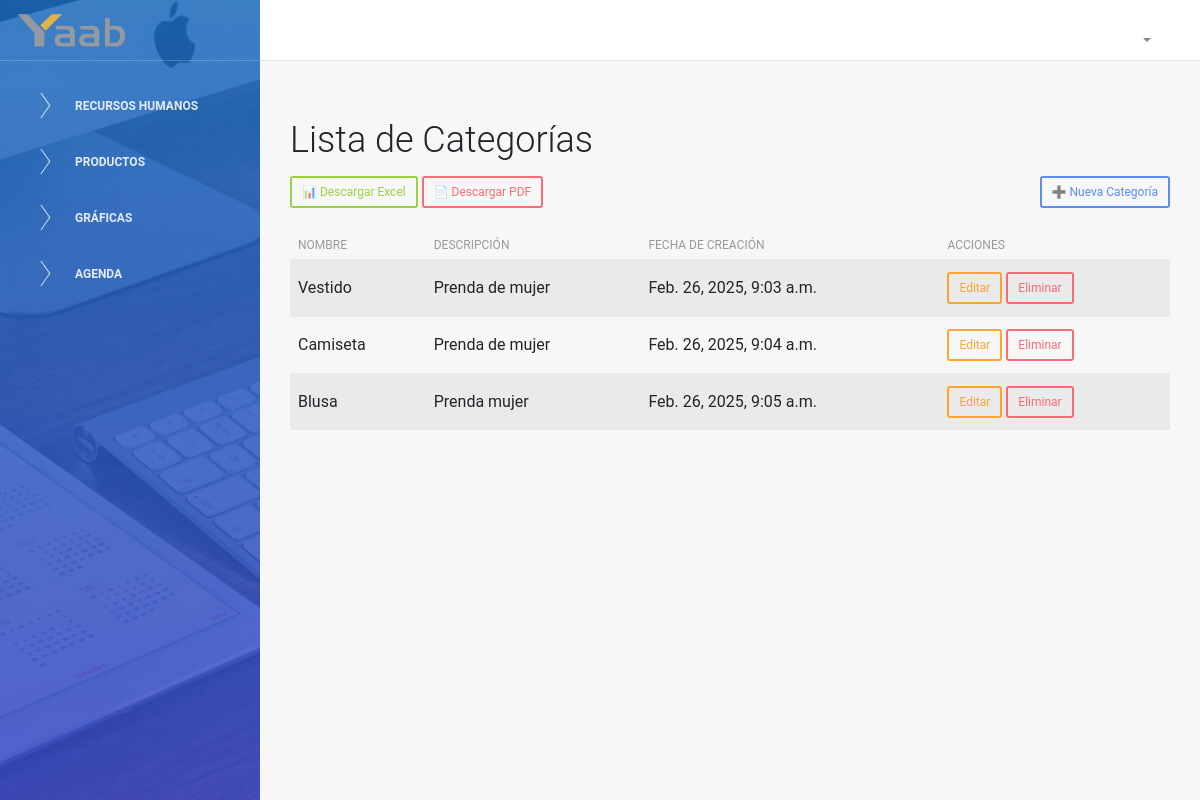
Before: /yaab/categorias/ with the older database file.
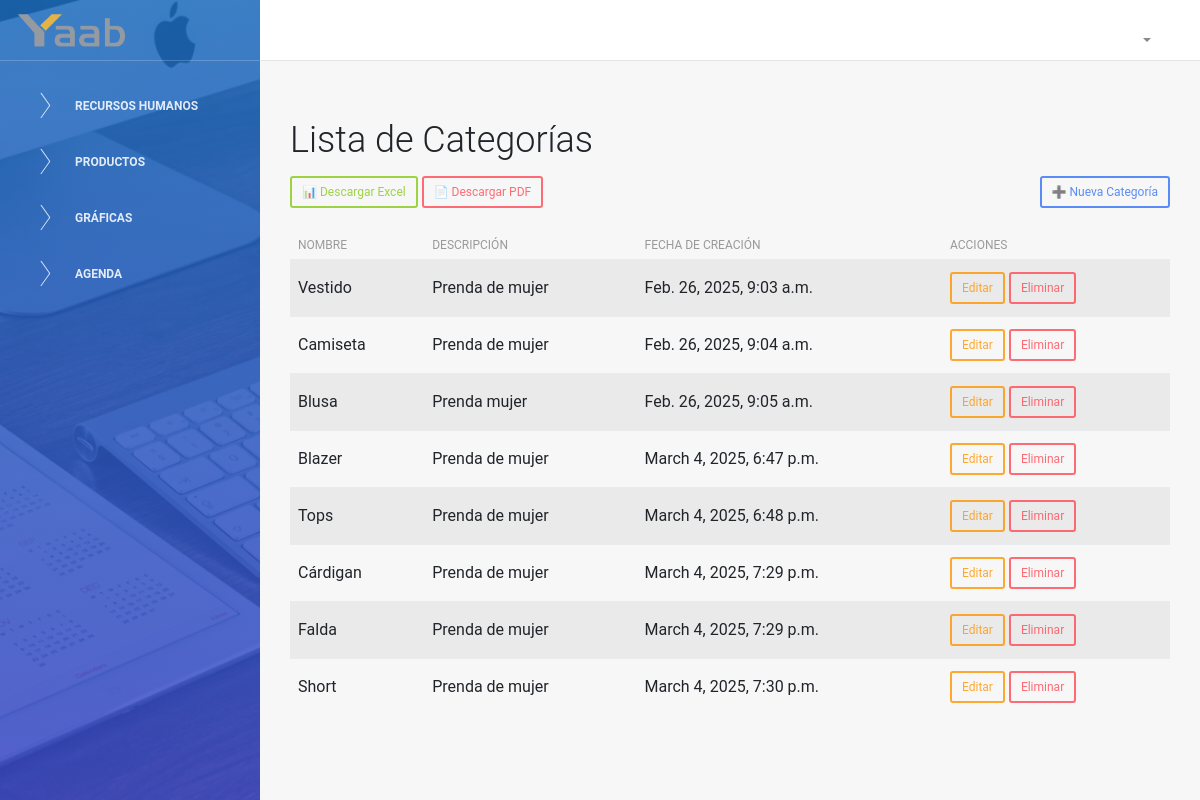
After: the same page with the newer database file.
### pruebayaab/models.py (models this page shows, shortened)
class Categoria(models.Model):
    nombre = models.CharField(max_length=100, unique=True)  # Corrección aquí
    descripcion = models.TextField(blank=True, null=True)
    fecha_creacion = models.DateTimeField(auto_now_add=True)  # Fecha automática

### pruebayaab/views.py (the view)
# urls.py: path('categorias/', views.listar_categorias, name='listar_categorias'),
def listar_categorias(request):
    categorias = Categoria.objects.all()
    nombre = request.GET.get('nombre', '')
    descripcion = request.GET.get('descripcion', '')
    if nombre:
        categorias = categorias.filter(nombre__icontains=nombre)
    if descripcion:
        categorias = categorias.filter(descripcion__icontains=descripcion)
    return render(request, 'pruebayaab/lista.html', {'categorias': categorias})

### pruebayaab/templates/pruebayaab/lista.html
{% extends "pruebayaab/dashboard_template.html" %}
{% block content %}
<h2>Lista de Categorías</h2>
<div class="d-flex justify-content-between align-items-center mb-3">
    <div>
        <a href="{% url 'pruebayaab_app:exportar_categorias_excel' %}" class="btn btn-success btn-sm">📊 Descargar Excel</a>
        <a href="{% url 'pruebayaab_app:exportar_categorias_pdf' %}" class="btn btn-danger btn-sm">📄 Descargar PDF</a>
    </div>
    <a href="{% url 'pruebayaab_app:crear_categoria' %}" class="btn btn-primary btn-sm">➕ Nueva Categoría</a>
</div>
<table class="table table-striped">
    <thead>
        <tr>
            <th>Nombre</th>
            <th>Descripción</th>
            <th>Fecha de Creación</th>
            <th>Acciones</th>
        </tr>
    </thead>
    <tbody>
        {% for categoria in categorias %}
        <tr>
            <td>{{ categoria.nombre }}</td>
            <td>{{ categoria.descripcion }}</td>
            <td>{{ categoria.fecha_creacion }}</td>
            <td>
                <a href="{% url 'pruebayaab_app:editar_categoria' categoria.id %}" class="btn btn-warning btn-sm">Editar</a>
                <a href="{% url 'pruebayaab_app:eliminar_categoria' categoria.id %}" class="btn btn-danger btn-sm">Eliminar</a>
            </td>
        </tr>
        {% endfor %}
    </tbody>
</table>
{% endblock %}

Changed rows visible on the page:
added Categoria: nombre "Blazer", descripcion "Prenda de mujer", fecha_creacion "March 4, 2025, 6:47 p.m."
added Categoria: nombre "Tops", descripcion "Prenda de mujer", fecha_creacion "March 4, 2025, 6:48 p.m."
added Categoria: nombre "Cárdigan", descripcion "Prenda de mujer", fecha_creacion "March 4, 2025, 7:29 p.m."
added Categoria: nombre "Falda", descripcion "Prenda de mujer", fecha_creacion "March 4, 2025, 7:29 p.m."
added Categoria: nombre "Short", descripcion "Prenda de mujer", fecha_creacion "March 4, 2025, 7:30 p.m."
